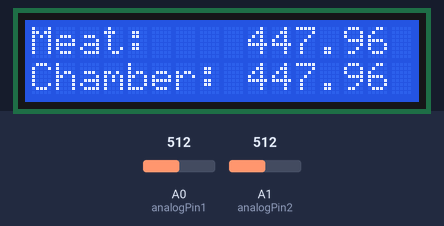
The sketch below on a simulated Arduino Uno, built with avr-gcc and run on an emulated ATmega328P. On the bench: 16×2 character LCD. Inputs (shaded band) come from the test bench; at power-on: A0 (analogPin1) = 512, A1 (analogPin2) = 512. What the sketch prints to the serial monitor is not drawn.

Above: at 1.2 s.
1.3 s: A0 (analogPin1) set to 716
At 3.3 s:
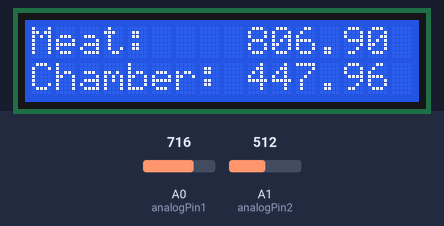
3.6 s: A1 (analogPin2) set to 716
At 4.8 s:
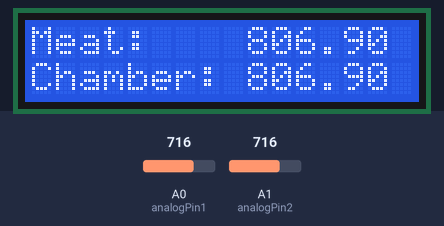
5.7 s: A0 (analogPin1) set to 900
At 7.4 s:
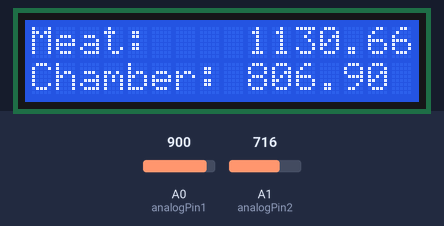
7.7 s: A1 (analogPin2) set to 900
At 9.2 s:
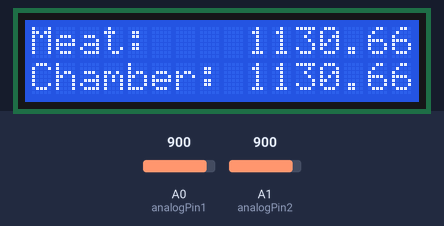
9.8 s: A0 (analogPin1) set to 1023
At 10.9 s:
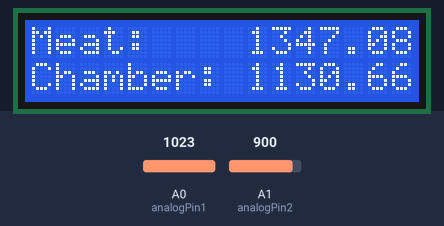
11.9 s: A1 (analogPin2) set to 1023
At 13.7 s:
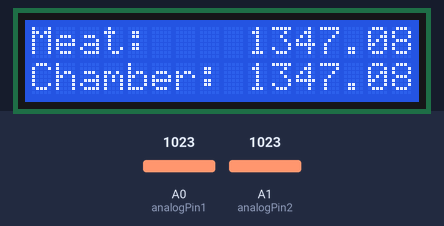
Timing chart, 0 to 14.9 s (numbered marks = the images above; inputs shaded):
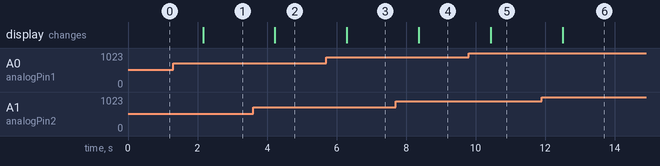

Measured:
- after the input at 1.3 s, the display: changes after 0.86 s (image 1)
- after the input at 3.6 s, the display: changes after 0.63 s (image 2)
- after the input at 5.7 s, the display: changes after 0.59 s (image 3)
- after the input at 7.7 s, the display: changes after 0.66 s (image 4)
- after the input at 9.8 s, the display: changes after 0.63 s (image 5)
- after the input at 11.9 s, the display: changes after 0.60 s (image 6)

The sketch:

Smoker.ino
```cpp
#include <LiquidCrystal_I2C.h>
#include <Wire.h>

LiquidCrystal_I2C lcd(0x27,16,2);

int analogPin1 = A0;
int analogPin2 = A1;
//int analogPin3 = 0;
void setup() {


  Serial.begin(115200);
  // initialize the LCD
  lcd.begin();
  // Turn on the blacklight and print a message.
  lcd.backlight();

  //lcd.clear();

}

int count = 0;

void loop()
{

  int read1 = analogRead(analogPin1);
  float vout1 = (read1 * (5.00/ 1023.0));

  int read2 = analogRead(analogPin2);
  float vout2 = (read2 * (5.00/ 1023.0));

  lcd.clear();
  double Temperature1 = (vout1 - 1.247) / 0.005;
  Temperature1 -= 20;
  Temperature1 = (Temperature1 * 9.0/5.0)+32;


  lcd.print("Meat:    ");
  lcd.print(Temperature1);
  lcd.setCursor(0,1);
  double Temperature2 = (vout2 - 1.247) / 0.005;
  Temperature2 -= 20;
  Temperature2 = (Temperature2 * 9.0/5.0)+32;

  lcd.print("Chamber: ");
  lcd.print(Temperature2);
  delay(1000);

  count ++;
  if(count >= 10){
    Serial.print(Temperature1);
    Serial.print(", ");
    Serial.print(Temperature2);
    Serial.println("");
    count = 0;
  }

}
```
